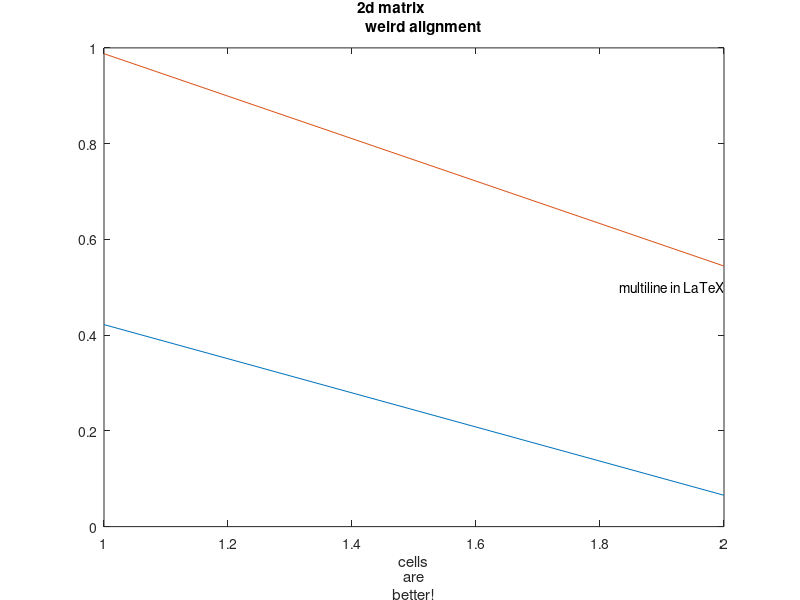

Reproduce this figure in MATLAB. (Note: this script raises an error after producing the figure.)
%% Preamble -- not to appear in userguide
hfig = figure;
set(hfig,'units','centimeters','NumberTitle','off','Name','ex10');
pos = get(hfig,'position');
set(hfig,'position',[pos(1:2),6,4]);
%% Everything below appears in userguide
plot(rand(2));
axis([1 2 0 1]);
title(['2d matrix           ';'     weird alignment']);
xlabel({'cells';'are';'better!'});
text(2,0.5,'multiline in LaTeX','HorizontalAlignment',...
  'right','UserData',['matlabfrag:\begin{tabular}',...
  '{@{}r@{}}multiline\\in\\\LaTeX\end{tabular}']);
%% The following is excluded from userguide
matlabfrag('graphics/ex10');